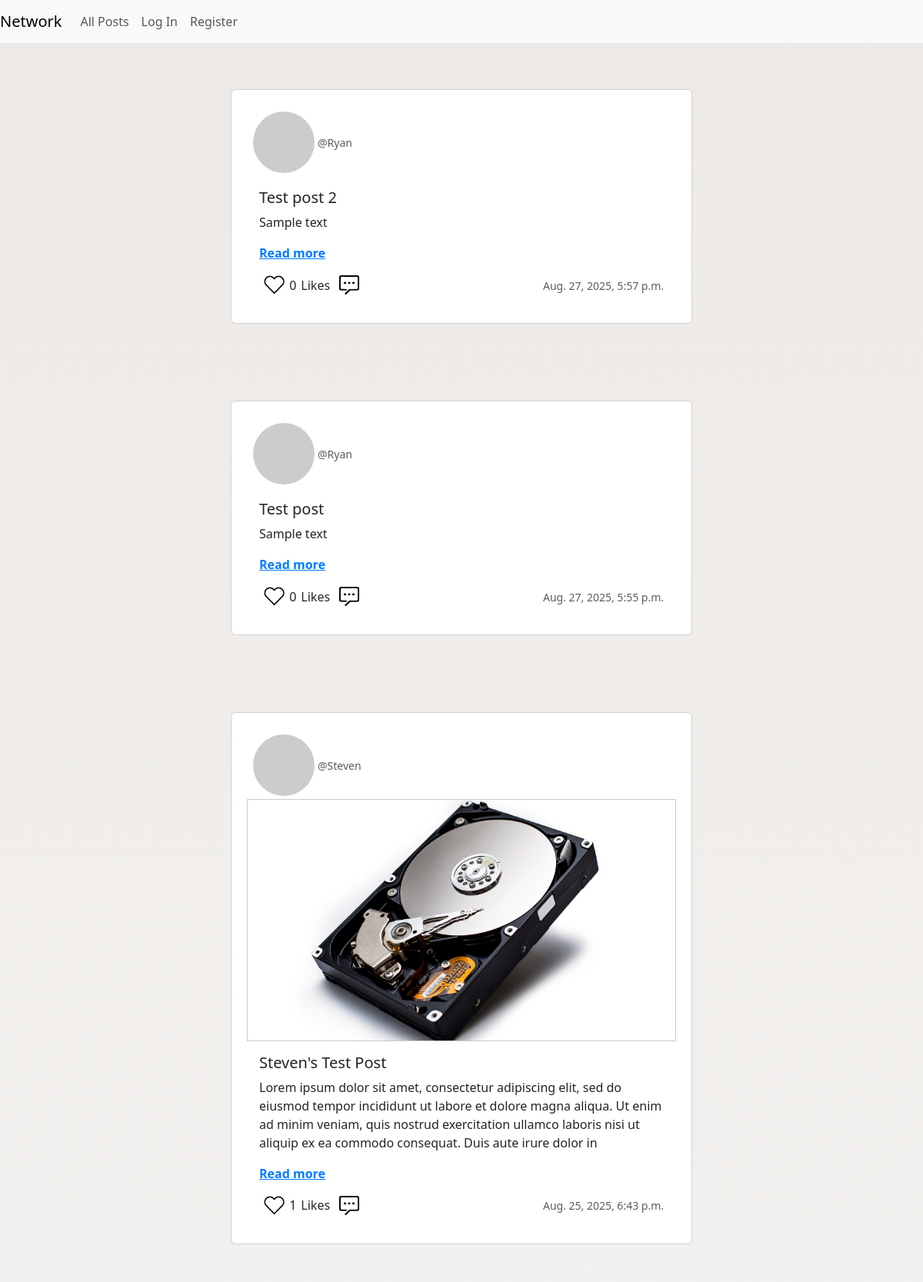
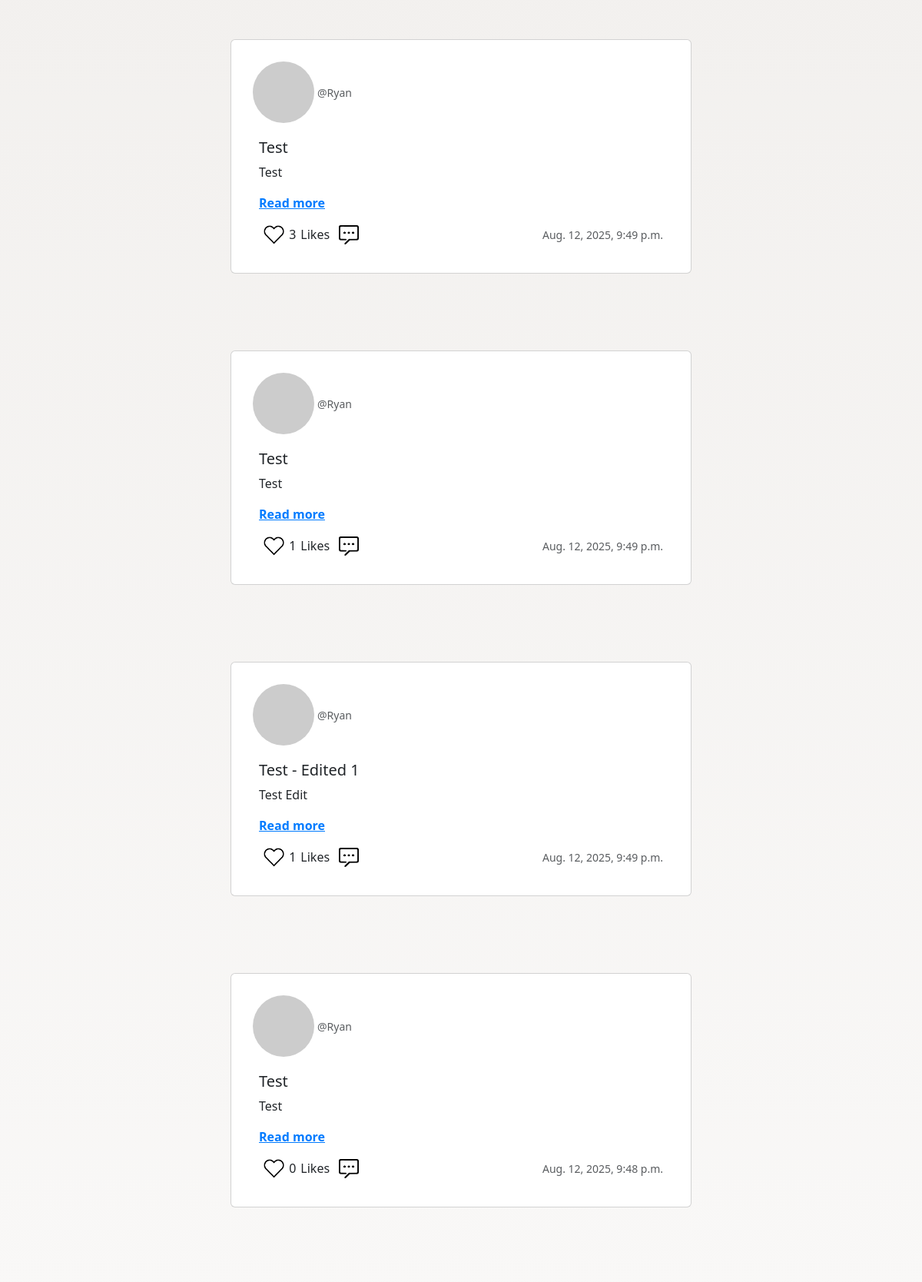
The page / (upper part) on the database its author committed (2 pictures, top to bottom).
### network/models.py (models this page shows, shortened)
class Posts(models.Model):
    author = models.ForeignKey('User', on_delete=models.CASCADE, related_name='posts')
    title = models.CharField(max_length=120)
    image = models.ImageField(upload_to='post_images/', blank=True, null=True)
    body = models.TextField()
    likes = models.IntegerField(default=0)
    created = models.DateTimeField(auto_now_add=True)

class User(AbstractUser):
    followers_cnt = models.IntegerField(default=0)
    following_cnt = models.IntegerField(default=0)
    posts_cnt = models.IntegerField(default=0)

### network/views.py (the view)
# urls.py: path("", views.index, name="index"),
def index(request):
    posts = Posts.objects.order_by("-created").all()
    paginator = Paginator(posts, 10)
    page_number = request.GET.get("page")
    page_obj = paginator.get_page(page_number)
    return render(request, "network/index.html", {
        "request_user": request.user.id,
        "page_obj" : page_obj,
        "MEDIA_URL" : settings.MEDIA_URL
        })

### network/templates/network/index.html (shortened to what this page needs)
{% extends "network/layout.html" %}
{% load static %}
{% block body %}
{% if page_obj %}
    {% for post in page_obj %}
        <div class="d-flex justify-content-center align-items-start p-4 m-3">
            <div class="card mb-3" style="margin: 20px; padding: 20px;">
                <div class="d-flex align-items-center justify-content-between">
                    <div class="d-flex mb-1 profile-pic-def align-items-center">
                        <img
                            src="https://ui-avatars.com/api/?name={{ post.author }}&size=45&background=e52b50&color=ffffff"
                            class="rounded-circle me-1"
                            alt="Avatar">
                        <div>
                            <a class="profile-anchor" href="{% url 'profile' post.author.id %}">
                                <p class="card-text mb-0">
                                    <small class="text-body-secondary">@{{ post.author }}</small>
                                </p>
                            </a>
                        </div>
                    </div>
                </div>
                {% if post.image %}
                    <img src="{{ MEDIA_URL }}{{ post.image }}"
                    class="card-img-top"
                    style="
                        max-height: 400px;
                        max-width: auto;
                        width: auto;
                        object-fit: contain;
                        border: 1px solid #ccc;
                        background-color: hsl(0, 0%, 24%);
                        border-top-left-radius: 0px;
                        border-top-right-radius: 0px;"
                        alt="{{ post.title }}">
                {% endif %}
                <div class="card-body">
                    <h5 class="card-title" id="post-title-{{ post.id }}">{{ post.title }}</h5>
                    <div class="card-text-wrapper">
                        <p class="card-text post-body collapsed" id="post-{{ post.id }}">{{ post.body }}</p>
                        <a class="read-more" data-target="post-{{ post.id }}">Read more</a>
                    </div>
                    <div class="like-wrapper">
                        <div class="like-group">
                            <button class="like-button" data-target="{{ post.id }}">
                                <img
                                    class="like-button-img"
                                    id="like-btn-img-{{ post.id }}"
                                    src="{% static 'network/heart_unliked.png' %}"
                                    alt="Like">
                            </button>
                            <span class="like_count" id="like-count-{{ post.id }}" data-target="{{ post.id }}">{{ post.likes }}</span>
                            <span class="like_count">Likes</span>
                            <button
                                class="comment-button"
                                data-post-id="{{ post.id }}"
                                data-bs-toggle="modal"
                                data-bs-target="#commentModal">
                                    <img class="comment-button-img" src="{% static 'network/comment_icon.png' %}" alt="Comment">
                            </button>
                        </div>
                        <p class="card-text text-end"><small class="text-body-secondary">{{ post.created }}</small></p>
                    </div>
                </div>
            </div>
        </div>
    {% endfor %}
{% endif %}
{% endblock %}

### network/static/network/styles.css (style rules this page uses)
.card-text-wrapper { position: relative; }
.post-body.collapsed { max-height: 6em; overflow: hidden; position: relative; }
.read-more { display: block; margin-top: 0.5em; color: #007bff; cursor: pointer; font-weight: bold; }
.profile-pic-def { margin-top: 0.5rem; margin-left: 0.5rem; margin-bottom: 0.5rem; }
.like-wrapper { margin-top: 1rem; display: flex; justify-content: space-between; align-items: center; width: 100%; }
.like-group { display: flex; align-items: center; }
.like-button { font-size: small; background-color: transparent; border: none; cursor: pointer; text-shadow: 0 1px 3px rgba(0, 0, 0, 0.1); transition: background-color 0.2s; display: flex; align-items: center; justify-content: center; }
.like-button-img { height: 25px; width: auto; }
.like_count { margin-right: 6px; }
.comment-button { font-size: small; background-color: transparent; border: none; cursor: pointer; text-shadow: 0 1px 3px rgba(0, 0, 0, 0.1); transition: background-color 0.2s; display: flex; align-items: center; justify-content: center; }
.comment-button-img { height: 25px; width: auto; }
.profile-anchor { text-decoration: none; }

### network/templates/network/index.html (style rules this page uses)
.card { max-width: 600px; width: 600px; }
body { min-height: 100vh; margin: 0; padding: 0; overflow-y: auto; background: #ECE9E6; background: -webkit-linear-gradient(to top, #FFFFFF, #ECE9E6); background: linear-gradient(to top, #FFFFFF, #ECE9E6); }

### rows shown on the page
Posts: author "Ryan", title "Test post 2", body "Sample text", likes "0", created "Aug. 27, 2025, 5:57 p.m."
Posts: author "Ryan", title "Test post", body "Sample text", likes "0", created "Aug. 27, 2025, 5:55 p.m."
Posts: author "Steven", image (picture), title "Steven's Test Post", body "Lorem ipsum dolor sit amet, consectetur adipiscing elit, sed do eiusmod tempor incididunt ut labore et dolore magna aliqua. Ut enim ad minim veniam, quis nostrud exercitation ullamco laboris nisi ut aliquip ex ea commodo consequat. Duis aute irure dolor in…", likes "1", created "Aug. 25, 2025, 6:43 p.m."
Posts: author "Ryan", title "Test", body "Test", likes "3", created "Aug. 12, 2025, 9:49 p.m."
Posts: author "Ryan", title "Test", body "Test", likes "1", created "Aug. 12, 2025, 9:49 p.m."
Posts: author "Ryan", title "Test - Edited 1", body "Test Edit", likes "1", created "Aug. 12, 2025, 9:49 p.m."
Posts: author "Ryan", title "Test", body "Test", likes "0", created "Aug. 12, 2025, 9:48 p.m."
